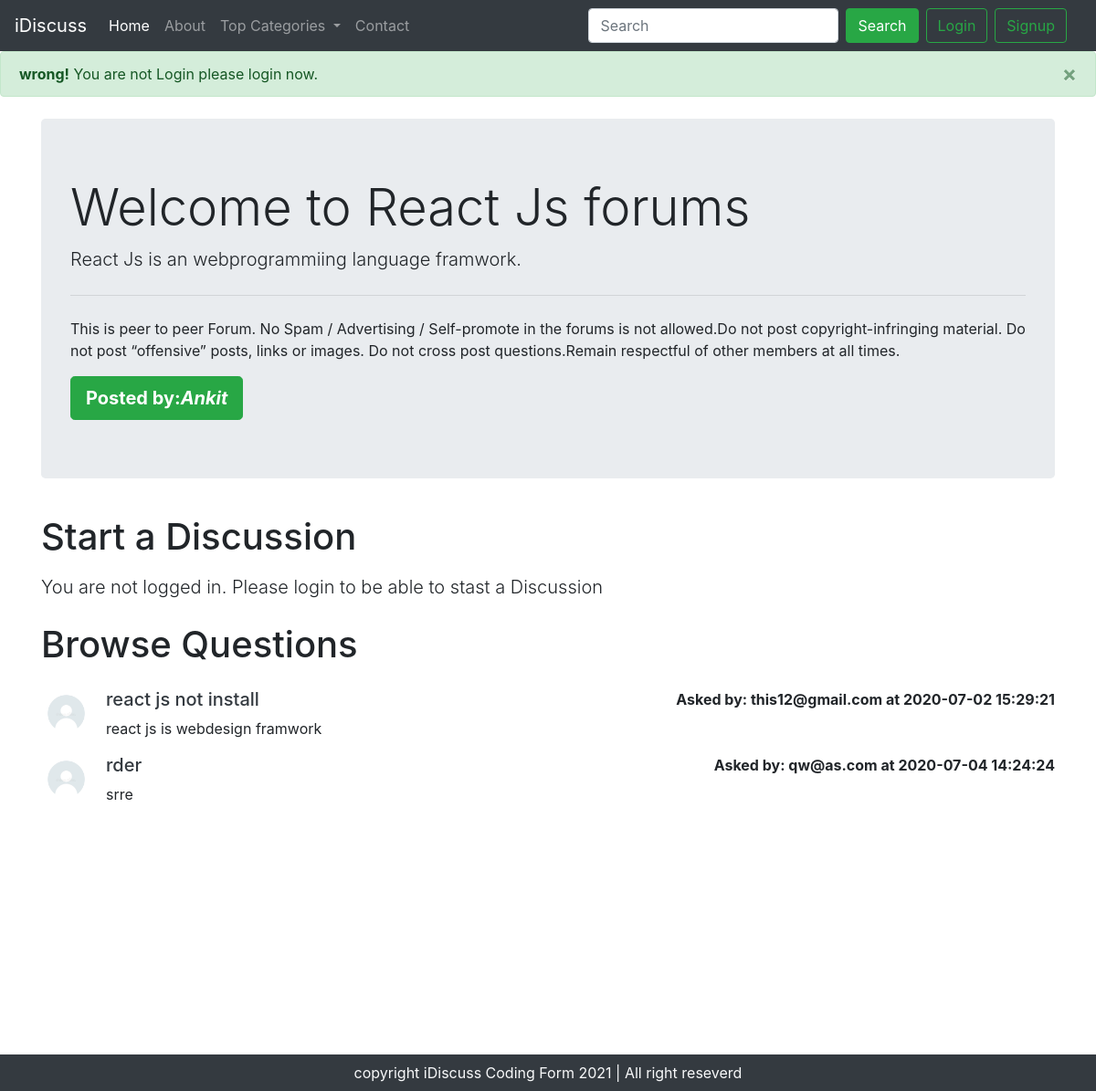
Page /threadlist.php?catid=5 on the committed database.
### tables this page shows
CREATE TABLE `categories` (
  `category_id` int(255) NOT NULL,
  `category_name` varchar(255) NOT NULL,
  `category_description` varchar(255) NOT NULL,
  `created` datetime NOT NULL DEFAULT current_timestamp()
);

CREATE TABLE `threads` (
  `thread_id` int(255) NOT NULL,
  `thread_title` varchar(255) NOT NULL,
  `thread_desc` text NOT NULL,
  `thread_cat_id` int(255) NOT NULL,
  `thread_user_id` int(255) NOT NULL,
  `timestamp` datetime NOT NULL DEFAULT current_timestamp()
);

CREATE TABLE `users` (
  `sno` int(255) NOT NULL,
  `user_email` varchar(255) NOT NULL,
  `user_pass` varchar(255) NOT NULL,
  `timestamp` datetime NOT NULL DEFAULT current_timestamp()
);

### threadlist.php (the view, shortened to what this page needs)
<!doctype html>
<html lang="en">
<head>
    <link rel="stylesheet" href="https://stackpath.bootstrapcdn.com/bootstrap/4.5.0/css/bootstrap.min.css"
>
</head>
<body>
    <?php include 'partials/_dbconnect.php';?>
    <?php include 'partials/_header.php'; ?>
    <?php
        $id = $_GET['catid'];
        $sql = "SELECT * FROM `categories` WHERE category_id = $id";
        $result = mysqli_query($con,$sql);
        while($row = mysqli_fetch_assoc($result)){
            $catname = $row['category_name'];
            $catdesc = $row['category_description'];
        }
    ?>
    <div class="container my-4">
        <div class="jumbotron">
            <h1 class="display-4">Welcome to <?php echo $catname; ?> forums</h1>
            <p class="lead"> <?php echo $catdesc; ?> </p>
            <hr class="my-4">
            <p>This is peer to peer Forum. No Spam / Advertising / Self-promote in
                the forums is not allowed.Do not post copyright-infringing material.
                Do not post “offensive” posts, links or images.
                Do not cross post questions.Remain respectful of other members at all times.
            </p>
            <a class="btn btn-success btn-lg" href="#" role="button"><b>Posted by:<i>Ankit</i></b></a>
        </div>
    </div>
    <?php
  if(isset($_SESSION['loggedin']) && $_SESSION['loggedin'] == true){
echo '<div class="container">
        <h1 class="py-2"> Start a Discussion</h1>
        <form action="'. $_SERVER["REQUEST_URI"].'" method="post">
            <div class="form-group">
                <label for="exampleInputEmail1">Problem Title</label>
                <input type="text" class="form-control" id="title" name="title" aria-describedby="emailHelp">
                <small id="emailHelp" class="form-text text-muted">Keep your title as short and crisp as
                    possible.</small>
            </div>
            <input type="hidden" name="sno" value="'.$_SESSION["sno"].'">
            <div class="form-group">
                <label for="exampleFormControlTextarea1">Eleborate Your Concern</label>
                <textarea class="form-control" id="desc" name="desc" rows="3"></textarea>
            </div>
            <button type="submit" class="btn btn-success">Submit</button>
        </form>
    </div>';
  }else{
         echo ' <div class="container">
         <h1 class="py-2"> Start a Discussion</h1>
                <p class="lead">You are not logged in. Please login to be able to stast a Discussion </p>
            </div>';
  }
    ?>
    <div class="container mb-5" id="ques">
        <h1 class="py-2"> Browse Questions</h1>
        <?php
        $id = $_GET['catid'];
        $sql = "SELECT * FROM `threads` WHERE thread_cat_id = $id";
        $result = mysqli_query($con,$sql);
        while($row = mysqli_fetch_assoc($result)){
            $id = $row['thread_id'];
            $title = $row['thread_title'];
            $desc = $row['thread_desc'];
            $thread_time = $row['timestamp'];
            $thread_user_id = $row['thread_user_id'];
            $sql2="SELECT user_email FROM `users` where sno ='$thread_user_id'";
            $result2 = mysqli_query($con,$sql2);
            $row2 = mysqli_fetch_assoc($result2);
        echo    '<div class="media  my-3">
                        <img src="img/userdefault.jpg" width="55px" class="mr-3" alt="...">
                            <div class="media-body">'.
                                '<h5 class="mt-0"><a class="text-dark" href="thread.php?threadid='.$id.'">'.$title.'</a></h5>
                                '.$desc.'</div>'.'<div class ="font-weight-bold my-0">Asked by: '.$row2['user_email'].' at '
                                .$thread_time.
                                '</div>'.
                '</div>';
            }
        ?>
    </div>
    <?php include 'partials/_footer.php'; ?>
</body>
</html>

### threadlist.php (style rules this page uses)
#ques { min-height: 433px; }

### rows in the picture
categories: category_name "React Js", category_description "React Js is an webprogrammiing language framwork."
threads: thread_title "react js not install", thread_desc "react js is webdesign framwork", users.user_email "this12@gmail.com", timestamp "2020-07-02 15:29:21"
threads: thread_title "rder", thread_desc "srre", users.user_email "qw@as.com", timestamp "2020-07-04 14:24:24"
